Frame 1 (no input): blank canvas, image omitted
Frame 60 (the mouse pressed at the canvas centre just before this capture): blank canvas, image omitted
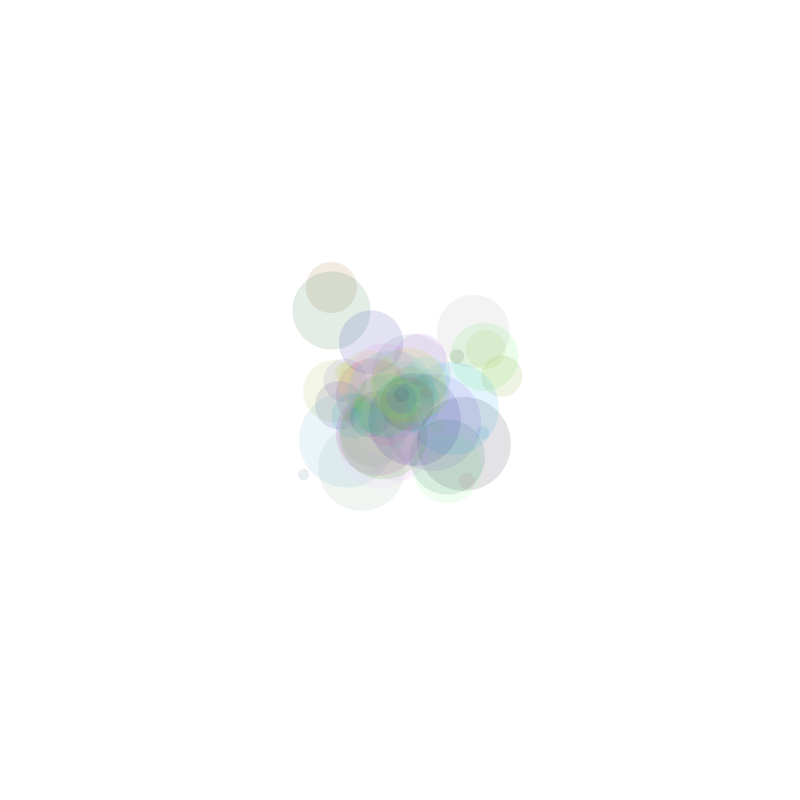
Frame 120 (the mouse held since frame 60 and released just before this capture)

The Processing sketch whose frames 1 and 60 were blank and that drew this single picture after the mouse press (run headless with seeded random() and noise(); from frame 60 on, the mouse is pressed at the canvas centre):

// Processing sketch: class19_11_ball_class_arrayList_mousePressed
// ── class19_11_ball_class_arrayList_mousePressed.pde
// IMA NYU Shanghai
// Interaction Lab

ArrayList<Ball> balls = new ArrayList<Ball>();

void setup() {
  size(800, 800);
  noStroke();
  pixelDensity(displayDensity());
}


void draw() {
  background(255);

  for (int i=0; i<balls.size(); i++) {
    // I suggest this way!
    // much more convenient, right?
    Ball b = balls.get(i); 
    b.move();
    b.bounce();
    b.display();
  }

  // let's add balls at the mouseX/Y position when mousePressed !
  if (mousePressed) {
    balls.add( new Ball(mouseX, mouseY) );
  }
}

// ── Ball.pde
// you can organize your code better by using the tabs!

class Ball {
  float x, y, size;
  color clr;
  float xspeed, yspeed;

  Ball(float tempX, float tempY) {
    x = tempX;
    y = tempY;
    size = random(10, 100);
    clr = color(random(255), random(255), random(255));

    xspeed = random(-2, 2);
    yspeed = random(-2, 2);
  }

  void display() {
    fill(clr, 30);
    ellipse(x, y, size, size);
  }

  void move() {
    x += xspeed;
    y += yspeed;
  }

  void bounce() {
    if (x < 0) {
      xspeed = -xspeed;
    } else if (x > width) {
      xspeed = -xspeed;
    }
    if (y < 0) {
      yspeed = -yspeed;
    } else if (y > height) {
      yspeed = -yspeed;
    }
  }
}
